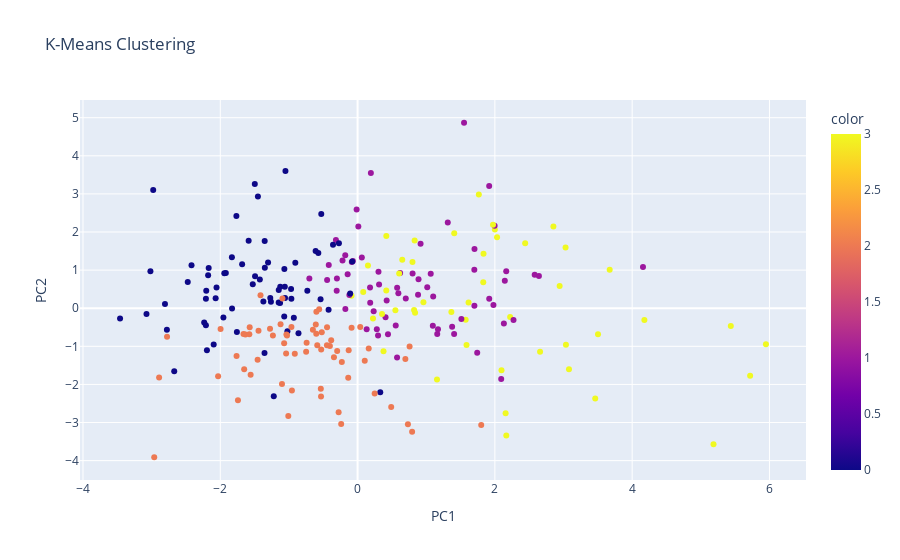

Source (notebook cell):
### Markdown cell above
The model found two clusters which seems to be based on the activity. On the right side we have the vectors which represent higher levels of activity such as minutes active, deep sleep, floors, etc. while on the left side we find inactivity vectors, mostly inactive minutes throughout the day.

The model found these two clusters but what about our previous PCA where we saw other clusters regarding sleeping more than 7 hours? My hypothesis is that if I add those two additional clusters we might see them again in this k means algorithm so lets add up those clusters we know are there to see what the model predicts.

### Code cell
kmeans = KMeans(n_clusters=4, n_init=16, algorithm='lloyd').fit(reduced)
fig = px.scatter(reduced, x=0, y=1, color=kmeans.labels_, title='K-Means Clustering')
fig.update_layout(
    xaxis_title="PC1",
    yaxis_title="PC2"
)
fig.show()

### Figure 1 — Plotly figure (JSON) as saved in the notebook; plotly's stock layout.template omitted (floating-point values rounded to 4 significant figures; data arrays with more than 128 entries replaced by an {"elided": "..."} marker saying what was removed)
{"data": [{"hovertemplate": "0=%{x}<br>1=%{y}<br>color=%{marker.color}<extra></extra>", "legendgroup": "", "marker": {"color": {"elided": "242 int values"}, "coloraxis": "coloraxis", "symbol": "circle"}, "mode": "markers", "name": "", "orientation": "v", "showlegend": false, "type": "scatter", "x": {"elided": "242 float values"}, "xaxis": "x", "y": {"elided": "242 float values"}, "yaxis": "y"}], "layout": {"coloraxis": {"colorbar": {"title": {"text": "color"}}, "colorscale": [[0, "#0d0887"], [0.1111, "#46039f"], [0.2222, "#7201a8"], [0.3333, "#9c179e"], [0.4444, "#bd3786"], [0.5556, "#d8576b"], [0.6667, "#ed7953"], [0.7778, "#fb9f3a"], [0.8889, "#fdca26"], [1, "#f0f921"]]}, "legend": {"tracegroupgap": 0}, "title": {"text": "K-Means Clustering"}, "xaxis": {"anchor": "y", "domain": [0, 1], "title": {"text": "PC1"}}, "yaxis": {"anchor": "x", "domain": [0, 1], "title": {"text": "PC2"}}}}
